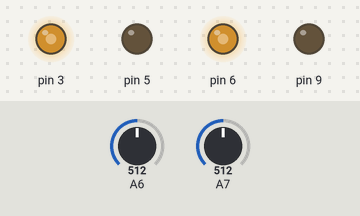
A sketch run on a simulated Arduino Uno, built with avr-gcc and run on an emulated ATmega328P. Shown: output pins drawn as LEDs (lit = HIGH). The test bench sets the inputs (shaded band); at power-on: A6 = 512, A7 = 512.

Above: at 1.2 s.
1.3 s: A6 set to 481
At 1.6 s:
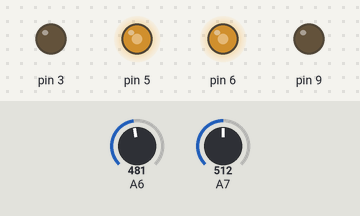
2.8 s: A7 set to 488
At 4.0 s:
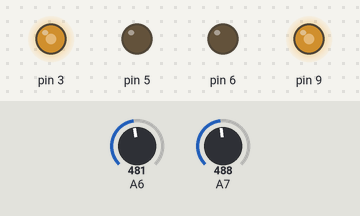
Timing chart, 0 to 5.8 s (numbered marks = the images above; inputs shaded):
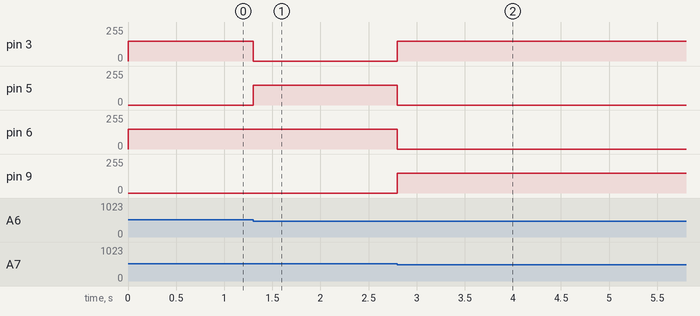

Measured:
- the behaviour switches between 500 and 499 on A6 (found by bisection; images 0 and 1)
- the behaviour switches between 500 and 499 on A7 (found by bisection; images 1 and 2)
- after the input at 1.3 s, pin 3: 150/255 → 0/255 at once; pin 5: 0/255 → 150/255 at once
- after the input at 2.8 s, pin 3, pin 9: 0/255 → 150/255 at once; pin 5, pin 6: 150/255 → 0/255 at once

The sketch:

POPBOT_8_1.ino
```cpp
int Ref = 500;
int Izq, Der;

void setup() {
  pinMode(3, OUTPUT);
  pinMode(5, OUTPUT);
  pinMode(6, OUTPUT);
  pinMode(9, OUTPUT);
}

void avanza(int speeds) {
  analogWrite(3, speeds);  // rueda izquierda avanza a la velocidad de 0-255
  digitalWrite(5, LOW);
  analogWrite(6, speeds);  //rueda derecha avanza a la velocidad de 0-255
  digitalWrite(9, LOW);
}

void giro_izq(int speeds) {
  digitalWrite(3, LOW);  // rueda izquierda avanza a la velocidad de 0-255
  analogWrite(5, speeds);
  analogWrite(6, speeds);  //rueda derecha avanza a la velocidad de 0-255
  digitalWrite(9, LOW);
}


void giro_der(int speeds) {
  analogWrite(3, speeds);  // rueda izquierda avanza a la velocidad de 0-255
  digitalWrite(5, LOW);
  digitalWrite(6, LOW);  //rueda derecha avanza a la velocidad de 0-255
  analogWrite(9, speeds);
}

void loop() {
  Izq = analogRead(7);
  Der = analogRead(6);
  if (Izq > Ref && Der > Ref) {
    avanza(150);
  }
  else if (Izq < Ref) {
    giro_der(150);
  }
  else if (Der < Ref) {
    giro_izq(150);
  }
}
```
